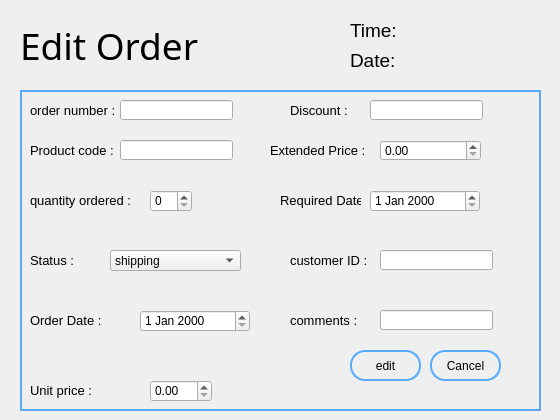
      <widget class="QWidget" name="editOrder">
       <attribute name="title">
        <string>editOrder</string>
       </attribute>
       <widget class="QLabel" name="label_350">
        <property name="geometry">
         <rect>
          <x>350</x>
          <y>50</y>
          <width>47</width>
          <height>21</height>
         </rect>
        </property>
        <property name="font">
         <font>
          <pointsize>14</pointsize>
         </font>
        </property>
        <property name="text">
         <string>Date:</string>
        </property>
       </widget>
       <widget class="QFrame" name="frame_74">
        <property name="geometry">
         <rect>
          <x>20</x>
          <y>90</y>
          <width>521</width>
          <height>321</height>
         </rect>
        </property>
        <property name="styleSheet">
         <string notr="true">#frame_74
{
	border:2px solid rgb(85, 170, 255);
}</string>
        </property>
        <property name="frameShape">
         <enum>QFrame::StyledPanel</enum>
        </property>
        <property name="frameShadow">
         <enum>QFrame::Raised</enum>
        </property>
        <widget class="QPushButton" name="cancelButton_22">
         <property name="geometry">
          <rect>
           <x>410</x>
           <y>260</y>
           <width>71</width>
           <height>31</height>
          </rect>
         </property>
         <property name="styleSheet">
          <string notr="true">#cancelButton_22
{
	border-radius:15px;
	background:transparent;
	border:2px solid rgb(85, 170, 255);
}

#cancelButton_22:hover
{
	background:rgb(85, 170, 255);
}</string>
         </property>
         <property name="text">
          <string>Cancel</string>
         </property>
        </widget>
        <widget class="QPushButton" name="edit">
         <property name="geometry">
          <rect>
           <x>330</x>
           <y>260</y>
           <width>71</width>
           <height>31</height>
          </rect>
         </property>
         <property name="styleSheet">
          <string notr="true">#edit
{
	border-radius:15px;
	background:transparent;
	border:2px solid rgb(85, 170, 255);
}

#edit:hover
{
	background:rgb(85, 170, 255);
}</string>
         </property>
         <property name="text">
          <string>edit</string>
         </property>
        </widget>
        <widget class="QLabel" name="label_351">
         <property name="geometry">
          <rect>
           <x>10</x>
           <y>220</y>
           <width>81</width>
           <height>21</height>
          </rect>
         </property>
         <property name="font">
          <font>
           <pointsize>10</pointsize>
           <weight>50</weight>
           <bold>false</bold>
          </font>
         </property>
         <property name="text">
          <string>Order Date :</string>
         </property>
        </widget>
        <widget class="QLabel" name="label_352">
         <property name="geometry">
          <rect>
           <x>10</x>
           <y>290</y>
           <width>101</width>
           <height>21</height>
          </rect>
         </property>
         <property name="font">
          <font>
           <pointsize>10</pointsize>
           <weight>50</weight>
           <bold>false</bold>
          </font>
         </property>
         <property name="text">
          <string>Unit price :</string>
         </property>
        </widget>
        <widget class="QLabel" name="label_353">
         <property name="geometry">
          <rect>
           <x>10</x>
           <y>10</y>
           <width>91</width>
           <height>21</height>
          </rect>
         </property>
         <property name="font">
          <font>
           <pointsize>10</pointsize>
           <weight>50</weight>
           <bold>false</bold>
          </font>
         </property>
         <property name="text">
          <string>order number :</string>
         </property>
        </widget>
        <widget class="QLineEdit" name="comments_10">
         <property name="geometry">
          <rect>
           <x>360</x>
           <y>220</y>
           <width>113</width>
           <height>20</height>
          </rect>
         </property>
        </widget>
        <widget class="QLabel" name="label_354">
         <property name="geometry">
          <rect>
           <x>10</x>
           <y>100</y>
           <width>111</width>
           <height>21</height>
          </rect>
         </property>
         <property name="font">
          <font>
           <pointsize>10</pointsize>
           <weight>50</weight>
           <bold>false</bold>
          </font>
         </property>
         <property name="text">
          <string>quantity ordered :</string>
         </property>
        </widget>
        <widget class="QLineEdit" name="customerID_10">
         <property name="geometry">
          <rect>
           <x>360</x>
           <y>160</y>
           <width>113</width>
           <height>20</height>
          </rect>
         </property>
        </widget>
        <widget class="QLabel" name="label_355">
         <property name="geometry">
          <rect>
           <x>260</x>
           <y>100</y>
           <width>81</width>
           <height>21</height>
          </rect>
         </property>
         <property name="font">
          <font>
           <pointsize>10</pointsize>
           <weight>50</weight>
           <bold>false</bold>
          </font>
         </property>
         <property name="text">
          <string>Required Date :</string>
         </property>
        </widget>
        <widget class="QLabel" name="label_356">
         <property name="geometry">
          <rect>
           <x>270</x>
           <y>10</y>
           <width>101</width>
           <height>21</height>
          </rect>
         </property>
         <property name="font">
          <font>
           <pointsize>10</pointsize>
           <weight>50</weight>
           <bold>false</bold>
          </font>
         </property>
         <property name="text">
          <string>Discount :</string>
         </property>
        </widget>
        <widget class="QLabel" name="label_357">
         <property name="geometry">
          <rect>
           <x>270</x>
           <y>220</y>
           <width>101</width>
           <height>21</height>
          </rect>
         </property>
         <property name="font">
          <font>
           <pointsize>10</pointsize>
           <weight>50</weight>
           <bold>false</bold>
          </font>
         </property>
         <property name="text">
          <string>comments :</string>
         </property>
        </widget>
        <widget class="QDateEdit" name="orderDate_10">
         <property name="geometry">
          <rect>
           <x>120</x>
           <y>220</y>
           <width>110</width>
           <height>22</height>
          </rect>
         </property>
        </widget>
        <widget class="QLabel" name="label_358">
         <property name="geometry">
          <rect>
           <x>270</x>
           <y>160</y>
           <width>91</width>
           <height>21</height>
          </rect>
         </property>
         <property name="font">
          <font>
           <pointsize>10</pointsize>
           <weight>50</weight>
           <bold>false</bold>
          </font>
         </property>
         <property name="text">
          <string>customer ID :</string>
         </property>
        </widget>
        <widget class="QLabel" name="label_359">
         <property name="geometry">
          <rect>
           <x>10</x>
           <y>160</y>
           <width>111</width>
           <height>21</height>
          </rect>
         </property>
         <property name="font">
          <font>
           <pointsize>10</pointsize>
           <weight>50</weight>
           <bold>false</bold>
          </font>
         </property>
         <property name="text">
          <string>Status :</string>
         </property>
        </widget>
        <widget class="QLineEdit" name="discount_10">
         <property name="geometry">
          <rect>
           <x>350</x>
           <y>10</y>
           <width>113</width>
           <height>20</height>
          </rect>
         </property>
        </widget>
        <widget class="QLabel" name="label_360">
         <property name="geometry">
          <rect>
           <x>10</x>
           <y>50</y>
           <width>101</width>
           <height>21</height>
          </rect>
         </property>
         <property name="font">
          <font>
           <pointsize>10</pointsize>
           <weight>50</weight>
           <bold>false</bold>
          </font>
         </property>
         <property name="text">
          <string>Product code :</string>
         </property>
        </widget>
        <widget class="QDateEdit" name="requiredDate_10">
         <property name="geometry">
          <rect>
           <x>350</x>
           <y>100</y>
           <width>110</width>
           <height>22</height>
          </rect>
         </property>
        </widget>
        <widget class="QLineEdit" name="orderNumber_10">
         <property name="geometry">
          <rect>
           <x>100</x>
           <y>10</y>
           <width>113</width>
           <height>20</height>
          </rect>
         </property>
         <property name="readOnly">
          <bool>false</bool>
         </property>
        </widget>
        <widget class="QSpinBox" name="quantity_10">
         <property name="geometry">
          <rect>
           <x>130</x>
           <y>100</y>
           <width>42</width>
           <height>22</height>
          </rect>
         </property>
        </widget>
        <widget class="QLineEdit" name="productCode_10">
         <property name="geometry">
          <rect>
           <x>100</x>
           <y>50</y>
           <width>113</width>
           <height>20</height>
          </rect>
         </property>
         <property name="readOnly">
          <bool>false</bool>
         </property>
        </widget>
        <widget class="QLabel" name="label_361">
         <property name="geometry">
          <rect>
           <x>250</x>
           <y>50</y>
           <width>101</width>
           <height>21</height>
          </rect>
         </property>
         <property name="font">
          <font>
           <pointsize>10</pointsize>
           <weight>50</weight>
           <bold>false</bold>
          </font>
         </property>
         <property name="text">
          <string>Extended Price :</string>
         </property>
        </widget>
        <widget class="QDoubleSpinBox" name="unitPrice_10">
         <property name="geometry">
          <rect>
           <x>130</x>
           <y>290</y>
           <width>62</width>
           <height>22</height>
          </rect>
         </property>
        </widget>
        <widget class="QComboBox" name="status_10">
         <property name="geometry">
          <rect>
           <x>90</x>
           <y>160</y>
           <width>131</width>
           <height>21</height>
          </rect>
         </property>
         <item>
          <property name="text">
           <string>shipping</string>
          </property>
         </item>
         <item>
          <property name="text">
           <string>received</string>
          </property>
         </item>
        </widget>
        <widget class="QDoubleSpinBox" name="extendedPrice_10">
         <property name="geometry">
          <rect>
           <x>360</x>
           <y>50</y>
           <width>101</width>
           <height>21</height>
          </rect>
         </property>
        </widget>
       </widget>
       <widget class="QLabel" name="label_362">
        <property name="geometry">
         <rect>
          <x>350</x>
          <y>20</y>
          <width>47</width>
          <height>21</height>
         </rect>
        </property>
        <property name="font">
         <font>
          <pointsize>14</pointsize>
         </font>
        </property>
        <property name="text">
         <string>Time:</string>
        </property>
       </widget>
       <widget class="QLabel" name="label_363">
        <property name="geometry">
         <rect>
          <x>20</x>
          <y>10</y>
          <width>281</width>
          <height>71</height>
         </rect>
        </property>
        <property name="font">
         <font>
          <family>Arial Rounded MT Bold</family>
          <pointsize>28</pointsize>
         </font>
        </property>
        <property name="text">
         <string>Edit Order</string>
        </property>
       </widget>
       <widget class="QLabel" name="date_4">
        <property name="geometry">
         <rect>
          <x>400</x>
          <y>50</y>
          <width>131</width>
          <height>21</height>
         </rect>
        </property>
        <property name="text">
         <string/>
        </property>
       </widget>
       <widget class="QLabel" name="time_6">
        <property name="geometry">
         <rect>
          <x>410</x>
          <y>20</y>
          <width>141</width>
          <height>21</height>
         </rect>
        </property>
        <property name="text">
         <string/>
        </property>
       </widget>
      </widget>
